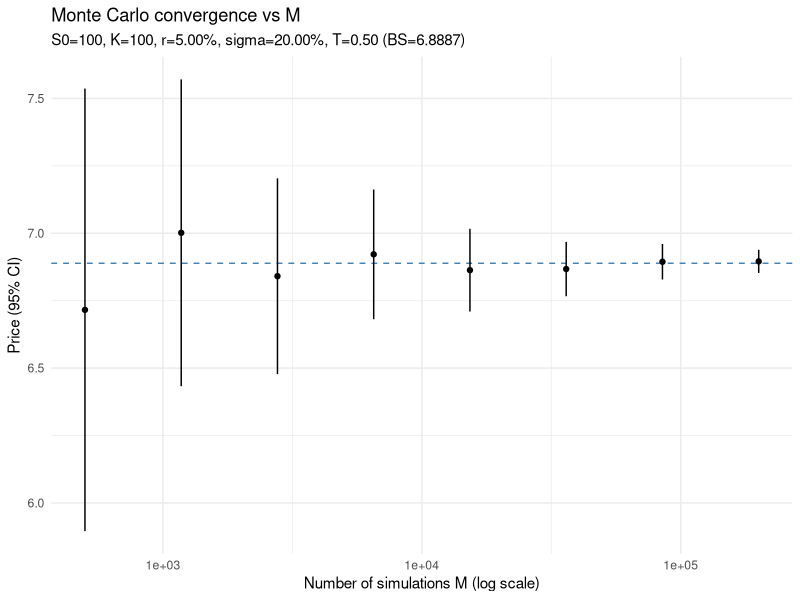

Source code (R):
## ---- chunk 1
library(tidyverse)

S0 <- 100
K <- 100
r <- 0.05
sigma <- 0.20
Time_T <- 0.5
tau <- Time_T
set.seed(1)

BS_Call <- function(S0, K, r, sigma, tau) {
  if (sigma <= 0 || tau <= 0) return(pmax(exp(-r * tau) * (S0 - K), 0))
  
  d1 <- (log(S0 / K) + (r + 0.5 * sigma^2) * tau) / (sigma * sqrt(tau))
  d2 <- d1 - sigma * sqrt(tau)
  
  S0 * pnorm(d1) - K * exp(-r * tau) * pnorm(d2)
}

BS_Price <- BS_Call(S0, K, r, sigma, tau)

MC_Call <- function(M, S0, K, r, sigma, tau, antithetic = TRUE) {
  if (antithetic) {
    m2 <- ceiling(M / 2)
    z <- rnorm(m2)
    z <- c(z, -z)[1:M]
  } else {
    z <- rnorm(M)
  }
  ST <- S0 * exp((r - 0.5 * sigma^2) * tau + sigma * sqrt(tau) * z)
  payoff <- exp(-r * tau) * pmax(ST - K, 0)
  c(MC_Price = mean(payoff), SE = sd(payoff) / sqrt(M))
}

M <- 100000
Payout <- MC_Call(M, S0, K, r, sigma, tau, antithetic = TRUE)
CI_Payout <- Payout["MC_Price"] + c(-1, 1) * 1.96 * Payout["SE"]

cat(sprintf(
  "MC: price = %.6f, SE = %.6f, 95%% CI = [%.6f, %.6f]\n",
  Payout["MC_Price"], Payout["SE"], CI_Payout[1], CI_Payout[2]
))
cat(sprintf("Black–Scholes: price = %.6f\n\n", BS_Price))

Ms <- round(exp(seq(log(500), log(2e5), length.out = 8)))
result <- map_dfr(Ms, function(m) {
  out <- MC_Call(m, S0, K, r, sigma, tau, antithetic = TRUE)
  tibble(
    M = m,
    MC_Price = out["MC_Price"],
    SE = out["SE"],
    CI_Low = MC_Price - 1.96 * SE,
    CI_High = MC_Price + 1.96 * SE
  )
})

ggplot(result, aes(x = M, y = MC_Price)) +
  geom_hline(yintercept = BS_Price, linetype = 2, color = "steelblue") +
  geom_point() +
  geom_errorbar(aes(ymin = CI_Low, ymax = CI_High), width = 0) +
  scale_x_log10() +
  labs(
    title = "Monte Carlo convergence vs M",
    subtitle = sprintf("S0=%g, K=%g, r=%.2f%%, sigma=%.2f%%, T=%.2f (BS=%.4f)",
                       S0, K, 100*r, 100*sigma, tau, BS_Price),
    x = "Number of simulations M (log scale)",
    y = "Price (95% CI)"
  ) +
  theme_minimal()


